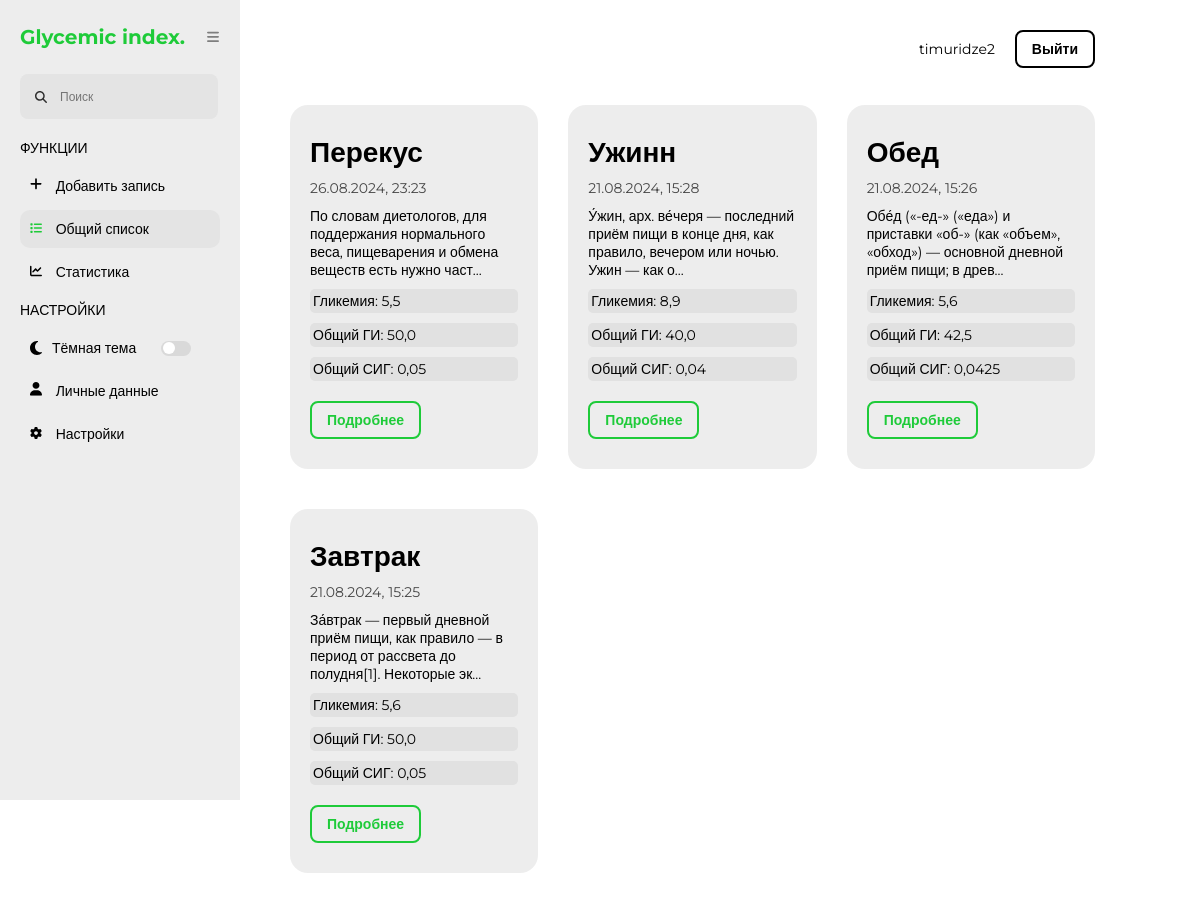
Page /gi-webapp/ (signed in) on the earlier database version.
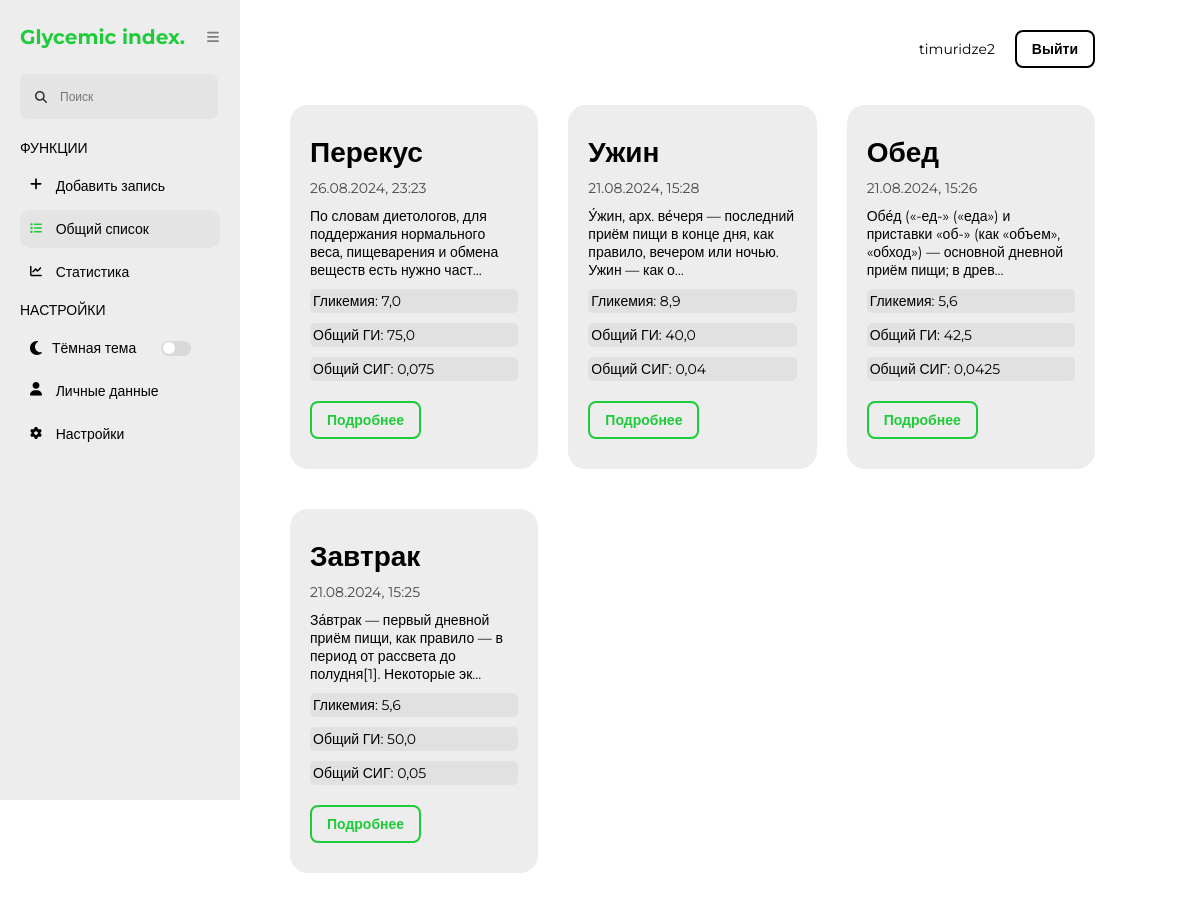
Same page on the later database version.
### glycemic_index_app/models.py (models this page shows, shortened)
class CustomUser(AbstractUser):
    rcg = models.TextField(blank=True)
    absorption_time = models.TextField(blank=True)
    bu_index = models.TextField(blank=True)

class Note(models.Model):
    title = models.CharField(max_length=300)
    content = models.TextField(blank=True)
    created_at = models.DateTimeField(auto_now_add=True)
    glycemia = models.FloatField()
    bread_units = models.FloatField(blank=True)
    glycemic_index = models.CharField(max_length=500)
    general_gi = models.FloatField()
    general_rcg = models.FloatField()
    graph = models.TextField()
    user = models.ForeignKey(CustomUser, on_delete=models.CASCADE)
    class Meta:
        verbose_name = 'Note'
        verbose_name_plural = 'Notes'
        ordering = ['-created_at']

### glycemic_index_app/views.py (the view)
# urls.py: path('', index, name='main'),
@login_required(login_url='glycemic_index_app:login')
def index(request):
    notes = Note.objects.filter(user=request.user)
    context = {'notes': notes, 'title': 'Список записей', 'name': 'main'}
    return render(request, 'glycemic_index_app/components/main.html', context=context)

### glycemic_index_app/templatetags/sidebar_active.py (called while the page is built)
@register.simple_tag
def is_active(name, current_name):
    return 'active' if name == current_name else ''

### glycemic_index_app/templates/glycemic_index_app/components/main.html (shortened to what this page needs)
{% extends '../base.html' %}
{% load static %}
{% block link %}
    <link rel="stylesheet" href="{% static 'glycemic_index_app/css/main.css' %}">
{% endblock %}
{% block main %}
    <div class="main-list">
        {% for item in notes %}
            <div class="card">
                <h1 class="card-title">{{ item.title }}</h1>
                <div class="card-date-list">
                    <span class="card-date">{{ item.created_at|date:"d.m.Y, H:i" }}</span>
                </div>
                <p>{{ item.content|slice:":100" }}{% if item.content|length > 100 %}...{% endif %}</p>
                <div class="card-info-list">
                    <div class="card-info-list__item">Гликемия: {{ item.glycemia }}</div>
                    <div class="card-info-list__item">Общий ГИ: {{ item.general_gi }}</div>
                    <div class="card-info-list__item">Общий СИГ: {{ item.general_rcg }}</div>
                </div>
                <a href="{% url 'glycemic_index_app:note_detail' item.pk %}">Подробнее</a>
            </div>
        {% endfor %}
    </div>
{% endblock %}

### glycemic_index_app/templates/glycemic_index_app/base.html (shortened to what this page needs)
{% load static %}
{% load sidebar_active %}
<!DOCTYPE html>
<html lang="en">
<head>
    <link rel="stylesheet" href="{% static 'glycemic_index_app/css/default.css' %}">
    {% block link %}
    {% endblock %}
</head>
<body>
    <header class="header">
        <div class="header-countainer">
            <div class="header-inner">
                {% if user.is_authenticated %}
                    <span class="header-name">{{ user.username }}</span>
                    <a href="{% url 'glycemic_index_app:logout' %}" class="account_button">Выйти</a>
                {% else %}
                <a href="{% url 'glycemic_index_app:signup' %}" class="account_button">Создать аккаунт</a>
                    <a href="{% url 'glycemic_index_app:login' %}" class="account_button login">Войти</a>
                {% endif %}
            </div>
        </div>
    </header>
    <section class="sidebar" id="sidebar">
        <div class="logo-wrapper">
            <a href="{% url 'glycemic_index_app:main' %}" class="logo">Glycemic index.</a>
            <button class="menu-button">
            </button>
        </div>
        <form action="#" class="search-bar-wrapper">
            <div style="position: relative;">
                <input type="text" class="search-bar" placeholder="Поиск">
            </div>
        </form>
        <div class="funcs">
            <span class="side-title">Функции</span>
            <ul>
                <li class="side-item {% is_active 'add' name %}">
                    <a href="{% url 'glycemic_index_app:add' %}" class="side-item-text">
                        <span>Добавить запись</span>
                    </a>
                </li>
                <li class="side-item {% is_active 'main' name %}">
                    <a href="{% url 'glycemic_index_app:main' %}" class="side-item-text">
                        <span>Общий список</span>
                    </a>
                </li>
                <li class="side-item {% is_active 'stat' name %}">
                    <a href="{% url 'glycemic_index_app:stat' %}" class="side-item-text">
                        <span>Статистика</span>
                    </a>
                </li>
            </ul>
        </div>
        <div class="sets">
            <span class="side-title">Настройки</span>
            <ul>
                <li class="side-item theme">
                    <span>Тёмная тема</span>
                    <label for="theme" class="theme-button"></label>
                </li>
                <li class="side-item {% is_active 'personal_data' name %}">
                    <a href="{% url 'glycemic_index_app:personal_data' %}" class="side-item-text">
                        <span>Личные данные</span>
                    </a>
                </li>
                <li class="side-item {% is_active 'settings' name %}">
                    <a href="{% url 'glycemic_index_app:setts' %}" class="side-item-text">
                        <span>Настройки</span>
                    </a>
                </li>
            </ul>
        </div>
    </section>
    <main class="main">
        {% block main %}
        {% endblock %}
    </main>
</body>
</html>

### glycemic_index_app/static/glycemic_index_app/css/default.css (style rules this page uses)
html { box-sizing: border-box; }
* { margin: 0; padding: 0; box-sizing: border-box; font-family: "Montserrat", sans-serif; }
:root { --color-primary: #1ECB39; --color-body: #ffff; --color-input: #E4E4E4; --color-text: #000000; --color-button: #000000; --color-toggle: #FFFFFF; --color-menu: #7E7E7E; --color-bg-100: #EDEDED; --color-bg-200: #D9D9D9; --color-bg-300: #E1E1E1; --color-bg-400: #BCBCBC; --color-bg-500: #222222; --sidebar-width: 240px; }
li { list-style-type: none; }
ul { margin-left: 0; padding-left: 0; }
body { color: var(--color-text); height: 100vh; display: grid; grid-template-columns: var(--sidebar-width) 1fr; grid-template-rows: 85px 1fr; grid-template-areas: 'side header' 'side main'; font-size: 14px; background-color: var(--color-body); }
a { text-decoration: none; color: var(--color-text); }
button { color: var(--color-text); font-weight: bold; border: 2px solid var(--color-button); border-radius: 8px; background: transparent; padding: 8px 15px; cursor: pointer; transition: all linear .1s; }
.header { grid-column: 2 / 3; grid-row: 1 / 2; grid-area: header; }
.account_button { display: block; color: var(--color-text); font-weight: bold; border: 2px solid var(--color-button); border-radius: 8px; background: transparent; padding: 8px 15px; cursor: pointer; margin-right: 10px; transition: all linear .1s; }
.account_button:last-child { margin-right: 0; }
.header-countainer { padding: 0 105px; }
.header-inner { padding: 30px 0; display: flex; justify-content: end; align-items: center; }
.header-name { margin-right: 20px; }
input, textarea { color: var(--color-text); border: 0; border-radius: 8px; font-size: 12px; background-color: var(--color-input); outline: none; padding: 15px 10px; }
.sidebar { width: 240px; background-color: var(--color-bg-100); position: fixed; height: 100vh; grid-column: 1 / 2; grid-row: 1 / 3; grid-area: side; z-index: 1000; padding: 25px 20px; transition: all .2s linear; }
.search-bar { background-color: var(--color-input); padding-left: 40px; margin-top: 25px; }
.search-logo { position: absolute; top: 50%; left: 15px; transform: translateY(50%); display: flex; align-items: center; justify-content: space-between; }
.menu-button { border: transparent; background-color: transparent; padding: 0; margin-left: 18px; }
.logo { font-size: 20px; color: var(--color-primary); font-weight: bold; }
.funcs { margin-top: 20px; }
.side-title { display: block; color: var(--color-text); text-transform: uppercase; margin: 10px 0; }
.side-item { color: var(--color-text); margin: 5px 0; display: flex; border-radius: 10px; transition: all .2s linear; }
.side-item.theme { padding: 10px 10px 10px 10px; }
.side-item-text { width: 100%; padding: 10px 10px 10px 10px; }
.side-item.active { background-color: var(--color-input); }
.side-item.active .side-icons, .side-item:hover .side-icons { fill: var(--color-primary) }
.side-item-text { transition: all linear 0.1s; }
.side-icons { fill: var(--color-text); margin-right: 10px; transition: all linear 0.1s; }
.side-item.theme { color: var(--color-text); display: flex; align-items: center; }
.theme-button { background-color: var(--color-bg-200); width: 30px; height: 15px; border-radius: 30px; cursor: pointer; position: relative; margin-left: 25px; transition: all linear .1s; }
.theme-button::before { position: absolute; content: ''; background-color: var(--color-toggle); width: 12px; height: 12px; border-radius: 15px; margin-left: 2px; margin-top: 1.5px; transition: all linear .1s; }
.main { grid-area: main; padding-bottom: 80px; }

Differences in the rows shown:
changed Note "Перекус": glycemia "5,5" → "7,0"; general_gi "50,0" → "75,0"; general_rcg "0,05" → "0,075"
changed Note: title "Ужинн" → "Ужин"
